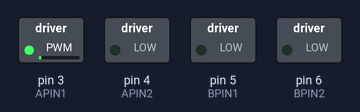
A sketch run on a simulated Arduino Uno, built with avr-gcc and run on an emulated ATmega328P. Parts: switched loads named in the sketch (green lamp = pin HIGH). What the sketch prints to the serial monitor is not drawn.

Above: at 0.15 s.
At 0.75 s:
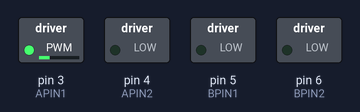
At 1.1 s:
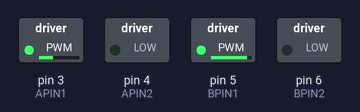
Timing chart, 0 to 2.6 s (numbered marks = the images above):
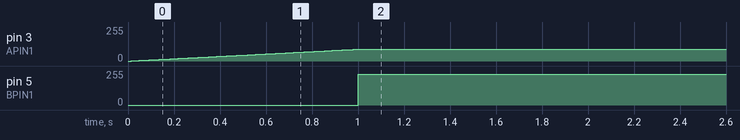

The sketch:

PQ_FerryLoadingDock_GPAC.ino
```cpp
//Ferry Loading Dock (Petit Quebec)
//Backyard Rink & Skaters (Petit Quebec)

//Modifed from:
//GPAC General Code
//By: Palmer Insull, palmeri@little-canada.ca
//Started: 7/6/2021

//Libraries

//Custom SAMD Servo Library
#include <Servo.h>

//Accel Stepper Library
#include <AccelStepper.h>

//Pin Definitions For Output Pins
#define APIN1 3
#define APIN2 4

#define BPIN1 5
#define BPIN2 6

#define DPIN1 9
#define DPIN2 10

//Pin Definitions For Input Pins
#define OPTO_IN 0
#define IN_1 1
#define IN_2 2

//Pin Definitions For Selectable Pins
#define CPIN1 7
#define CPIN2 8

//Servo Definitions
Servo servo_1;
Servo servo_2;
Servo servo_3;
Servo servo_4;
Servo servo_5;
Servo servo_6;
Servo servo_7;
Servo servo_8;

//An unused servo to accomdate the Struct initliazition...
Servo no_servo;


////////////////////
//TIME OF DAY CODE//
////////////////////

//Variable to store current time...
long show_time = 0;

//Activation Profiles
long Activation_Profile_1[2] = {5000, 25000};
long Activation_Profile_2[2];
long Activation_Profile_3[2];
long Activation_Profile_4[2];
long Activation_Profile_5[2];
long Activation_Profile_6[2];
long Activation_Profile_7[2];
long Activation_Profile_8[2];

////////////////////////////////////////
//DEFINE SUPPLY AND OPERATING VOLTAGES//
////////////////////////////////////////

//Supply Voltage
float Supply_Voltage = 12;

//////////////////////////
//OTHER GLOBAL VARAIBLES//
//////////////////////////

//Hall sensor and stuff related to the stop/start of ferry loading
int hallSensor = 0;
int hallSwitchCounter = 0;  // counter for the number of button presses
int hallState = 0;          // current state of the button
int lastHallState = 0;      // previous state of the button
int timeThreshold = 3500;   // how long between magnet detections
int numMagnets = 6;         // number of magnets in the magnorail in succession that'll trigger the sensor
int timeDelay = 6000;       // once the cars are loaded, delay by 6 seconds before starting motor again
bool hallFlag = false;
unsigned long previousTime = millis();
unsigned long currentTime = millis();
unsigned long pauseTime = 0;

//PWM resolution (Default of 255)
float PWM_resolution = 255;

///////////////////
//MOTION PROFILES//
///////////////////

//For some reason everything fails when running it as a constant speed so this looks more complicated than it actually is
//To review later if necessary...

//Profile 1 (Speed Profile) //Backyard Rink
String Profile_1_Stages[5] = {"A", "C", "A"};
float Profile_1_Setpoints[5] = {0.35, 0.35, 0.35};
float Profile_1_Timings[5] = {1, 1, 1};

//Profile 2 (Speed Profile) //Ferry Loading Dock
String Profile_2_Stages[5] = {"A", "C", "A"};
float Profile_2_Setpoints[5] = {0.9, 0.9, 0.9};
float Profile_2_Timings[5] = {1, 15, 1};

///////////////////////////
//JOURNEY DATA STRUCTURE///
///////////////////////////

struct JOURNEY_CONFIGURATION {
  String Device;
  Servo servo;
  int PIN1;
  int PIN2;
  int PIN3;
  int PIN4;
  float Max_Voltage;
  int Zone;
  float Speed;
  long Start_Time;
  float Last_Speed;
  String *Stages;
  float *Profile_Setpoints;
  float *Profile_Timings;
  boolean ACTIVE;
};

int apple = 0;

/////////////////////////////////////
//SETTING UP JOURNEY CONFIGURATIONS//
/////////////////////////////////////

//Maybe make a method to do this more cleanly?

//Device ("Motor_1_Direction", "Motor_2_Direction", "Stepper, "Servo")
//Servo Object (no_servo or servo_#)
//Pin_1, Pin_2, Pin_3, Pin_4
//Max_Voltage,
//Zone (default 0), Speed (default 0), Start_Time (default 0), Last_Speed (default 0)
//Stages[] , Setpoints[], Timings[], Num_Stages, ACTIVE)

JOURNEY_CONFIGURATION Journey_1 {"Motor_1_Direction", no_servo, APIN1, 0, 0, 0, 12, 0, 0, 0, 0, Profile_1_Stages, Profile_1_Setpoints, Profile_1_Timings, true};
JOURNEY_CONFIGURATION Journey_2 {"Motor_1_Direction", no_servo, BPIN1, 0, 0, 0, 12, 0, 0, 0, 0, Profile_2_Stages, Profile_2_Setpoints, Profile_2_Timings, true};

const int Num_Journeys = 2;
JOURNEY_CONFIGURATION Journeys[Num_Journeys] = {Journey_1, Journey_2};

void setup() {

  //Initializing Input Pins
  pinMode(OPTO_IN, INPUT);
  pinMode(IN_1, INPUT);

  //Serial Monitor
  Serial.begin(9600);

  /////////////////
  //MOTOR CONTROL//
  /////////////////

  //Initialize Pins For Drivers, A, B, C, D

  //Initializing PWM Pins
  pinMode(APIN1, OUTPUT);
  pinMode(APIN2, OUTPUT);

  pinMode(BPIN1, OUTPUT);
  pinMode(BPIN2, OUTPUT);

  //Setting up serial monitor.
  Serial.begin(9600);

  ///////////////////
  //STEPPER CONTROL//
  ///////////////////

  /////////////////
  //SERVO CONTROL//
  /////////////////

  //Attaching Servos
  for (int J = 0; J < Num_Journeys; J++) {
    JOURNEY_CONFIGURATION &Journey = Journeys[J];
    if (Journey.Device == "Servo"){
      Journey.servo.attach(Journey.PIN1);
    }
  }

  //Holding in idle.
  //Startup();

  //Reseting start time.
  Reset_Start_Time();

}

//Resting Start Times (On Startup)
void Reset_Start_Time() {
  //Setting Start Time For All Journeys
  for (int J = 0; J < Num_Journeys; J++) {
    JOURNEY_CONFIGURATION &Journey = Journeys[J];
    Journey.Start_Time = millis();
  }
}

//Startup, Idling
void Startup() {
  while (digitalRead(OPTO_IN) == LOW) {
    //Idling, waiting for synch pulse.
  }
}

/////////////
//MAIN LOOP//
/////////////

void loop() {

  ///////////////////
  //ANIMATION STAGE//
  ///////////////////
  Journeys[0].ACTIVE = true;
  hallState = digitalRead(IN_1);

  if (hallState != lastHallState) {
    // if the state has changed, increment the counter
    if (hallState == LOW) {
      // if the current state is HIGH then the button went from off to on:
      currentTime = millis();
      if (currentTime - previousTime < timeThreshold){
        hallSwitchCounter++;
      }
      else if (currentTime - previousTime >= timeThreshold){
        hallSwitchCounter = 1;
      }
      previousTime = currentTime;

      Serial.print("number of magnets passed: ");
      Serial.println(hallSwitchCounter);
    } else {
      // if the current state is LOW then the button went from on to off:
      Serial.println("hall off");
    }
    // Delay a little bit to avoid bouncing
     delay(50);
    if (hallSwitchCounter % numMagnets == 0) {
      Serial.println("STOP!");
      hallSwitchCounter = 1;
      Journeys[1].ACTIVE = false;
      hallFlag = true;
      pauseTime = millis();
    }
  }
  lastHallState = hallState;

  if (hallFlag) {
      long currTime = millis();
      Journeys[1].Speed = 0;
      motor_run_1_direction(Journeys[1]);
      if (currTime - pauseTime > timeDelay){
        Serial.println("active again");
        Journeys[1].ACTIVE = true;
        hallFlag = false;
      }
    }

  for (int J = 0; J < Num_Journeys; J++) {
    JOURNEY_CONFIGURATION &Journey = Journeys[J];
    if (J == 0){
      Serial.println(Journeys[J].ACTIVE);
    }
    if (Journey.ACTIVE) {
      long TIME = millis();
      int zone = Journey.Zone;
      long elapsed_time = TIME - Journey.Start_Time;

      if (Journey.Stages[zone] != "C") {
        Journey.Speed = float(Journey.Last_Speed) + float(elapsed_time) * float(Journey.Profile_Setpoints[zone] - Journey.Last_Speed) / float(1000 * Journey.Profile_Timings[zone]);
      }

      if (elapsed_time >= (Journey.Profile_Timings[Journey.Zone] * 1000)) {
        next_stage(Journey);
      }

      if (Journey.Device == "Servo") {
        servo_run(Journey);
      } else if (Journey.Device == "Motor_1_Direction") {
        motor_run_1_direction(Journey);
      }
    }
  }
}


void next_stage(JOURNEY_CONFIGURATION &Journey) {

  //Incrementing Zone
  Journey.Zone++;

  //Restarting
  if (Journey.Zone == 3) {
    Journey.ACTIVE = false;
    Journey.Zone = 0;
  }

  //Assigning Stage Properties
  Journey.Last_Speed = Journey.Speed;
  Journey.Start_Time = long(millis());
}

//Runs The 1-Directional Motor
void motor_run_1_direction(JOURNEY_CONFIGURATION &Journey) {

  if (Journey.Speed < 0 or Journey.Speed > 1) {
    //Serial.println("Invalid: Speed");
    return;
  }

  if (Journey.Max_Voltage > 12) {
    Serial.println("Invalid: Max Voltage Is Above Supply Voltage!");
    return;
  }

  float voltage_limit = Journey.Max_Voltage / 12;

  float limited_speed_ratio = voltage_limit * Journey.Speed;
  analogWrite(Journey.PIN1, limited_speed_ratio * PWM_resolution);

}

//Runs The 2-Directional Motor
void motor_run_2_direction(JOURNEY_CONFIGURATION &Journey) {

  if (Journey.Speed < 0 or Journey.Speed > 1) {
    //Serial.println("Invalid: Speed");
    return;
  }

  if (Journey.Max_Voltage > 12) {
    Serial.println("Invalid: Max Voltage Is Above Supply Voltage!");
    return;
  }

  float voltage_limit = Journey.Max_Voltage / 12;

  float limited_speed_ratio = voltage_limit * Journey.Speed;

  analogWrite(Journey.PIN1, limited_speed_ratio * PWM_resolution);

}

void servo_run(JOURNEY_CONFIGURATION &Journey) {
  Journey.servo.write(Journey.Speed);
}
```

Measured:
- by itself, pin 3 (APIN1): moves from 0/255 to 89/255 over 0.99 s
- by itself, pin 5 (BPIN1): 0/255 → 229/255 at 1.0 s
